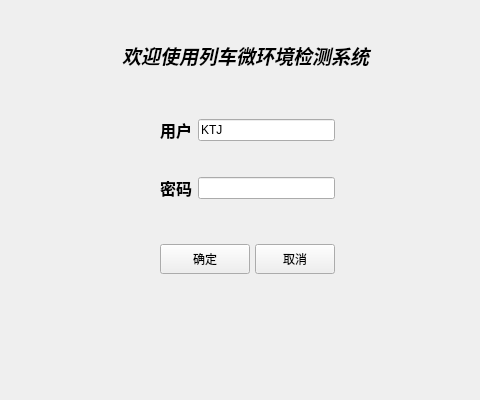
<?xml version="1.0" encoding="UTF-8"?>
<ui version="4.0">
 <class>Login</class>
 <widget class="QWidget" name="Login">
  <property name="geometry">
   <rect>
    <x>0</x>
    <y>0</y>
    <width>480</width>
    <height>400</height>
   </rect>
  </property>
  <property name="windowTitle">
   <string>Form</string>
  </property>
  <property name="styleSheet">
   <string notr="true"/>
  </property>
  <widget class="QLabel" name="label_3">
   <property name="geometry">
    <rect>
     <x>110</x>
     <y>40</y>
     <width>271</width>
     <height>31</height>
    </rect>
   </property>
   <property name="text">
    <string>&lt;html&gt;&lt;head/&gt;&lt;body&gt;&lt;p align=&quot;center&quot;&gt;&lt;span style=&quot; font-size:14pt; font-weight:600; font-style:italic;&quot;&gt;欢迎使用列车微环境检测系统&lt;/span&gt;&lt;/p&gt;&lt;/body&gt;&lt;/html&gt;</string>
   </property>
  </widget>
  <widget class="QWidget" name="layoutWidget">
   <property name="geometry">
    <rect>
     <x>160</x>
     <y>110</y>
     <width>175</width>
     <height>175</height>
    </rect>
   </property>
   <layout class="QVBoxLayout" name="verticalLayout">
    <item>
     <layout class="QHBoxLayout" name="horizontalLayout">
      <item>
       <widget class="QLabel" name="label">
        <property name="text">
         <string>&lt;html&gt;&lt;head/&gt;&lt;body&gt;&lt;p align=&quot;center&quot;&gt;&lt;span style=&quot; font-size:12pt; font-weight:600;&quot;&gt;用户&lt;/span&gt;&lt;/p&gt;&lt;/body&gt;&lt;/html&gt;</string>
        </property>
       </widget>
      </item>
      <item>
       <widget class="QLineEdit" name="lineEdit_user">
        <property name="text">
         <string>KTJ</string>
        </property>
       </widget>
      </item>
     </layout>
    </item>
    <item>
     <spacer name="verticalSpacer">
      <property name="orientation">
       <enum>Qt::Vertical</enum>
      </property>
      <property name="sizeType">
       <enum>QSizePolicy::Fixed</enum>
      </property>
      <property name="sizeHint" stdset="0">
       <size>
        <width>20</width>
        <height>20</height>
       </size>
      </property>
     </spacer>
    </item>
    <item>
     <layout class="QHBoxLayout" name="horizontalLayout_2">
      <item>
       <widget class="QLabel" name="label_2">
        <property name="text">
         <string>&lt;html&gt;&lt;head/&gt;&lt;body&gt;&lt;p align=&quot;center&quot;&gt;&lt;span style=&quot; font-size:12pt; font-weight:600;&quot;&gt;密码&lt;/span&gt;&lt;/p&gt;&lt;/body&gt;&lt;/html&gt;</string>
        </property>
       </widget>
      </item>
      <item>
       <widget class="QLineEdit" name="lineEdit_password">
        <property name="text">
         <string/>
        </property>
       </widget>
      </item>
     </layout>
    </item>
    <item>
     <spacer name="verticalSpacer_2">
      <property name="orientation">
       <enum>Qt::Vertical</enum>
      </property>
      <property name="sizeType">
       <enum>QSizePolicy::Fixed</enum>
      </property>
      <property name="sizeHint" stdset="0">
       <size>
        <width>20</width>
        <height>30</height>
       </size>
      </property>
     </spacer>
    </item>
    <item>
     <layout class="QHBoxLayout" name="horizontalLayout_3">
      <item>
       <widget class="QPushButton" name="pushButton_ok">
        <property name="minimumSize">
         <size>
          <width>90</width>
          <height>30</height>
         </size>
        </property>
        <property name="text">
         <string>确定</string>
        </property>
       </widget>
      </item>
      <item>
       <widget class="QPushButton" name="pushButton_cancel">
        <property name="maximumSize">
         <size>
          <width>90</width>
          <height>30</height>
         </size>
        </property>
        <property name="text">
         <string>取消</string>
        </property>
       </widget>
      </item>
     </layout>
    </item>
   </layout>
  </widget>
 </widget>
 <resources/>
 <connections/>
</ui>
